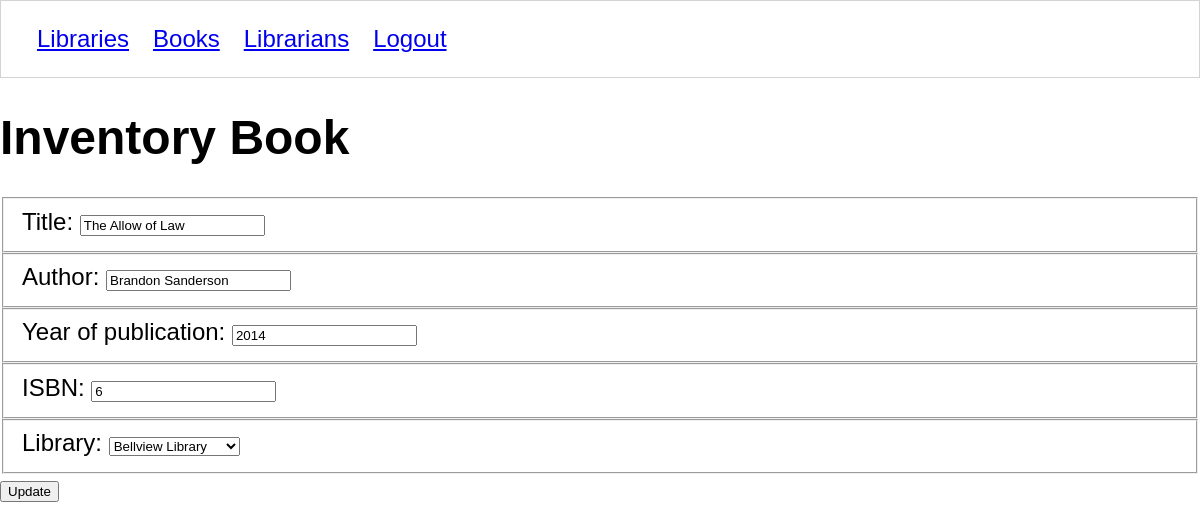
/books/5/form/ (signed in), run on an earlier commit of the app's database.
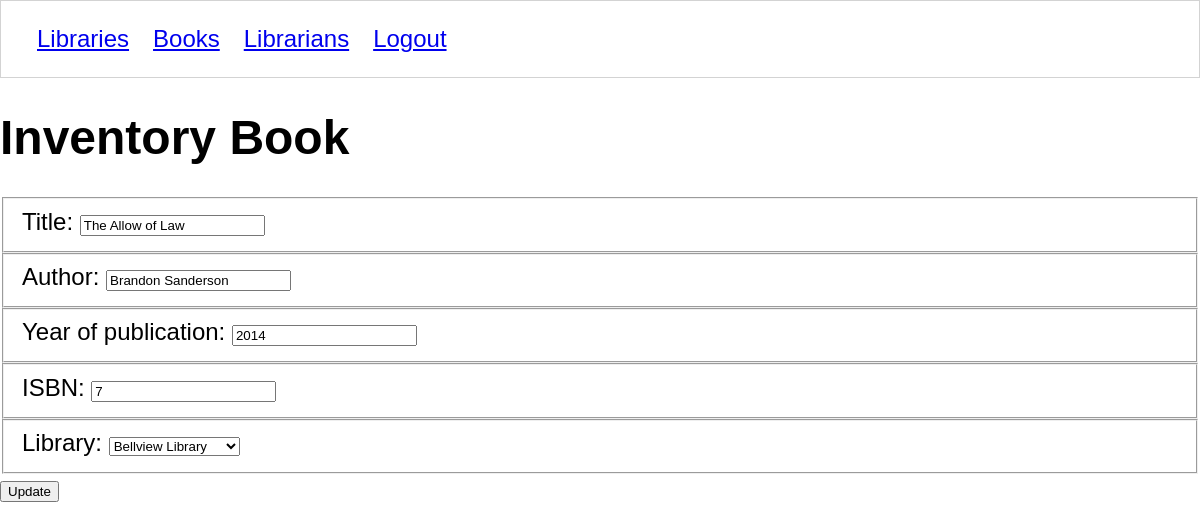
And on a later commit of the database.
### libraryapp/models/book.py (models this page shows, shortened)
class Book (models.Model):
    title = models.CharField(max_length=50)
    ISBN_number = models.CharField(max_length=50)
    author = models.CharField(max_length=50)
    year_published = models.IntegerField()
    location = models.ForeignKey(Library, on_delete=models.CASCADE)
    librarian = models.ForeignKey(Librarian, on_delete=models.CASCADE)

### libraryapp/models/library.py (models this page shows, shortened)
class Library(models.Model):
    title = models.CharField(max_length=50)
    address = models.CharField(max_length=50)

### libraryapp/views/books/form.py (the view)
# urls.py: path('books/<int:book_id>/form/', book_edit_form, name='book_edit_form'),
@login_required
def book_edit_form(request, book_id):
    if request.method == 'GET':
        book = get_book(book_id)
        libraries = get_libraries()
        template = 'books/form.html'
        context = {
            'book': book,
            'all_libraries': libraries
        }
        return render(request, template, context)

### libraryapp/models/modelfactory.py (called while the page is built)
def model_factory(model_type):
    def create(cursor, row):
        instance = model_type()
        smart_row = sqlite3.Row(cursor, row)
        for col in smart_row.keys():
            setattr(instance, col, smart_row[col])
        return instance
    return create

### libraryapp/views/books/details.py (called while the page is built)
def get_book(book_id):
    with sqlite3.connect(Connection.db_path) as conn:
        conn.row_factory = create_book
        db_cursor = conn.cursor()
        db_cursor.execute("""
        SELECT
            b.id book_id,
            b.title,
            b.ISBN_number,
            b.author,
            b.year_published,
            b.librarian_id,
            b.location_id,
            li.id librarian_id,
            u.first_name,
            u.last_name,
            loc.id library_id,
            loc.title library_name
        FROM libraryapp_book b
        JOIN libraryapp_librarian li ON b.librarian_id = li.id
        JOIN libraryapp_library loc ON b.location_id = loc.id
        JOIN auth_user u ON u.id = li.user_id
        WHERE b.id = ?
        """, (book_id,))
        return db_cursor.fetchone()

### libraryapp/templates/books/form.html (shortened to what this page needs)
{% extends 'shared/base.html' %}
{% block content %}
    <h1>Inventory Book</h1>
    {% if book.id is not None %}
        <form action="{% url 'libraryapp:book' book.id %}" method="post">
    {% else %}
        <form action="{% url 'libraryapp:books' %}" method="post">
    {% endif %}
        <fieldset>
            <label for="title">Title: </label>
            <input id="title" type="text" name="title" value="{{ book.title }}">
        </fieldset>
        <fieldset>
            <label for="author">Author: </label>
            <input id="author" type="text" name="author" value="{{ book.author }}">
        </fieldset>
        <fieldset>
            <label for="year_published">Year of publication: </label>
            <input id="year_published" type="number" name="year_published" value="{{ book.year_published }}">
        </fieldset>
        <fieldset>
            <label for="isbn">ISBN: </label>
            <input id="isbn" type="text" name="isbn" value="{{ book.ISBN_number }}">
        </fieldset>
        <fieldset>
            <label for="location">Library: </label>
            <select id="location" type="text" name="location">
                {% for library in all_libraries %}
                <option {% if library.id == book.location_id %}selected{% endif %} value="{{ library.id }}">
                    {{ library.title }}</option>
                {% endfor %}
            </select>
        </fieldset>
        {% if book.id is not None %}
            <input type="submit" value="Update" />
        {% else %}
            <input type="submit" value="Create" />
        {% endif %}
    </form>
{% endblock %}

What changed in the data, as far as the page shows it:
changed Book "The Allow of Law": isbn "6" → "7"
